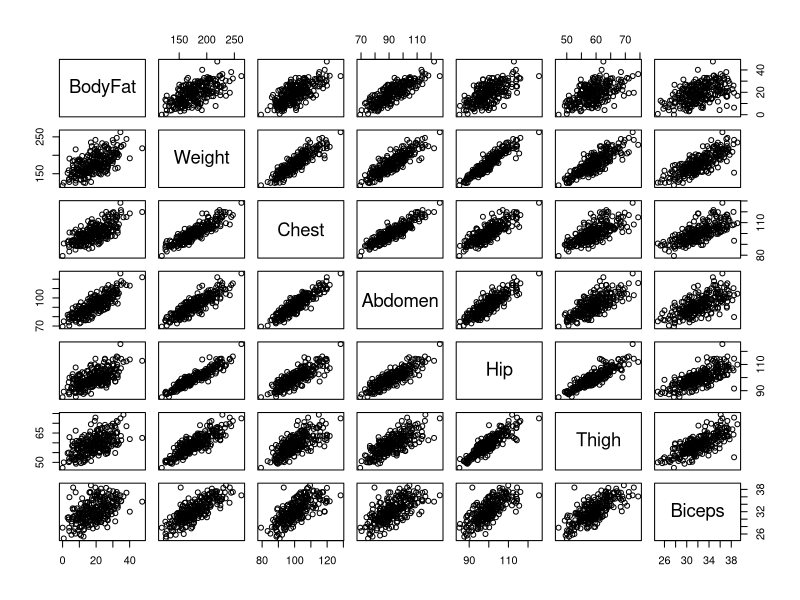

This figure's R source:
#----------------------------------------#
#--- Detecting Multicollinearity in R ---#
#----------------------------------------#


#When importing data, it is best to use .csv format
bodyfat <- read.csv('bodyfat-reduced.csv')

plot(bodyfat)

#calculate the correlation matrix
myCorr = cor(bodyfat)
myCorr

# Eigensystem Analysis
eigen(cor(bodyfat))$values

# Condition Number: Ratio of max to min Eigen values of the correlation matrix
max(eigen(cor(bodyfat))$values)/min(eigen(cor(bodyfat))$values)
kappa(cor(bodyfat), exact = TRUE)


model = lm(BodyFat~., data = bodyfat)

# variance inflation factors (Are any > 5 or 10?)
library(car)
vif(model) 
mean(vif(model))  #Is the mean VIF much bigger than 1?
